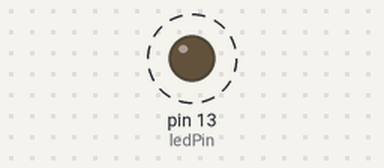
A sketch run on a simulated Arduino Uno, built with avr-gcc and run on an emulated ATmega328P. Shown: output pins drawn as LEDs (lit = HIGH). Dashed ring = blinking.

Above: at 0.5 s.
Timing chart, 0 to 4.6 s (numbered marks = the images above):
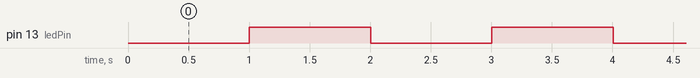

The sketch:

2_blink_without_delay.ino
```cpp
/*
 * 2_blink_without_delay.ino
 *
 * this is a simple Arduino program to blink an led (the electronics equivalent
 * of hello world). this program turns an led on for 1 second and then off for 1
 * second, and so on ...
 *
 * this program uses pin 13 for the led
 *
 * author: prof. alex shenfield
 * date:   2024/11/12
 */

// the led is connected to pin 13
const int ledPin = 13;

// timing variables ...
long previousTime = 0;   // the last time the led was updated
long interval = 1000;    // the blink interval
int  ledState = LOW;     // initial state of led (off)

// CODE

// this method runs once (when the sketch starts)
void setup()
{
  // sets the digital pin as output
  pinMode(ledPin, OUTPUT);
}

// this methods loops continuously
void loop()
{
  // get the current time this time round the loop
  unsigned long currentTime = millis();

  // if the set time interval has elapsed ...
  if (currentTime - previousTime > interval)
  {
    // save the time
    previousTime = currentTime;

    // blink the led (by flipping the led state)
    if (ledState == LOW)
    {
      ledState = HIGH;
    }
    else
    {
      ledState = LOW;
    }

    // set the led to the new led state
    digitalWrite(ledPin, ledState);
  }
}
```

Measured:
- by itself, pin 13 (ledPin): alternates HIGH for 1.0 s and LOW for 1.0 s
